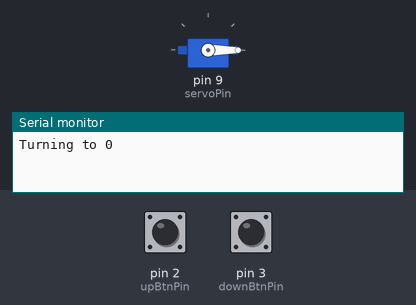
A sketch run on a simulated Arduino Uno, built with avr-gcc and run on an emulated ATmega328P. On the bench: servo, the last lines printed to the serial monitor. The test bench sets the inputs (shaded band); at power-on: pin 3 (downBtnPin) LOW, pin 2 (upBtnPin) LOW.

Above: at 1.2 s.
1.3 s: pin 3 (downBtnPin) pulled HIGH for 0.15 s
At 1.7 s:
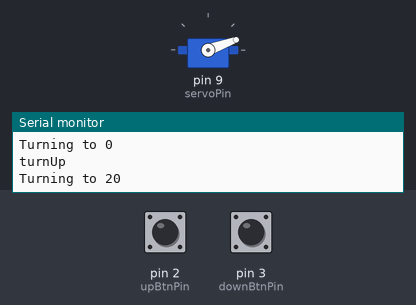
2.9 s: pin 3 (downBtnPin) pulled HIGH for 1 s
At 4.1 s:
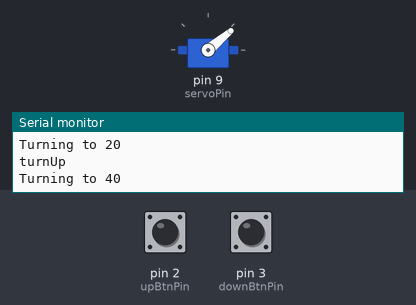
5.4 s: pin 3 (downBtnPin) pulled HIGH for 0.15 s
At 6.0 s:
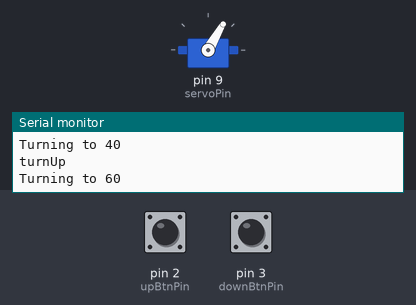
7.0 s: pin 3 (downBtnPin) pulled HIGH for 3.2 s
At 8.4 s:
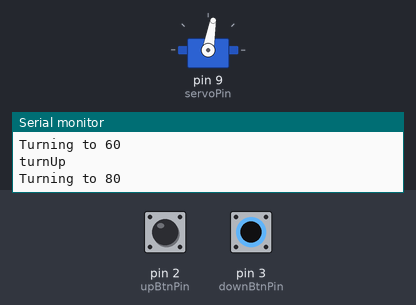
11.7 s: pin 3 (downBtnPin) pulled HIGH for 0.15 s
At 12.0 s:
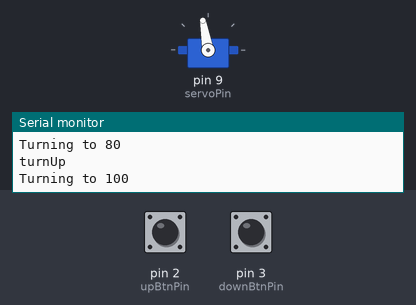
13.3 s: pin 2 (upBtnPin) pulled HIGH for 0.15 s
At 14.4 s:
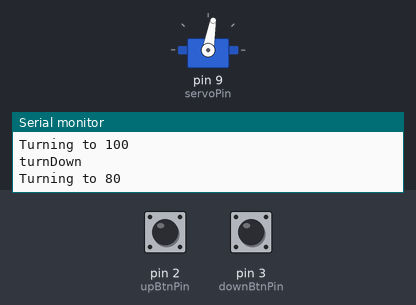
Timing chart, 0 to 15.9 s (numbered marks = the images above; inputs shaded):
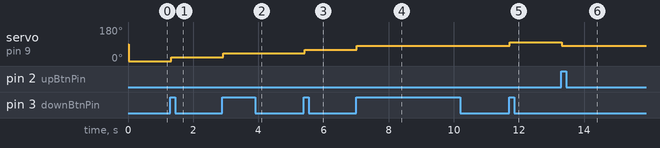

The sketch:

servopot.ino
```cpp
#include <Servo.h>
Servo servo;

int servoPin = 9;
int upBtnPin = 2;
int downBtnPin = 3;
int currentPos = -1;
volatile int targetPos = 0;
int lastIntMillis = 0;

void turnUp() {
  if (millis() - lastIntMillis < 100) return;
  Serial.println("turnUp");
  targetPos = targetPos + 20;
  if (targetPos > 180) targetPos = 180;
  lastIntMillis = millis();
}

void turnDown() {
  if (millis() - lastIntMillis < 100) return;
  Serial.println("turnDown");
  targetPos = targetPos - 20;
  if (targetPos < 0) targetPos = 0;
  lastIntMillis = millis();
}

void setup() {
  servo.attach(servoPin);
  pinMode(upBtnPin, INPUT);
  pinMode(downBtnPin, INPUT);
  attachInterrupt(1, turnUp, RISING);
  attachInterrupt(0, turnDown, RISING);
  Serial.begin(9600);
}

void loop() {
  if (currentPos != targetPos) {
    Serial.print("Turning to ");
    Serial.println(targetPos);
    delay(20);
    servo.write(targetPos);
    currentPos = targetPos;
    delay(20);
  }
}
```

Measured:
- after the input at 1.3 s, servo on pin 9 (servoPin): 0° → 20° at once
- after the input at 2.9 s, servo on pin 9 (servoPin): 20° → 40° at once
- after the input at 5.4 s, servo on pin 9 (servoPin): 40° → 60° at once
- after the input at 7.0 s, servo on pin 9 (servoPin): 60° → 80° at once
- after the input at 11.7 s, servo on pin 9 (servoPin): 80° → 100° at once
- after the input at 13.3 s, servo on pin 9 (servoPin): 100° → 80° at once
